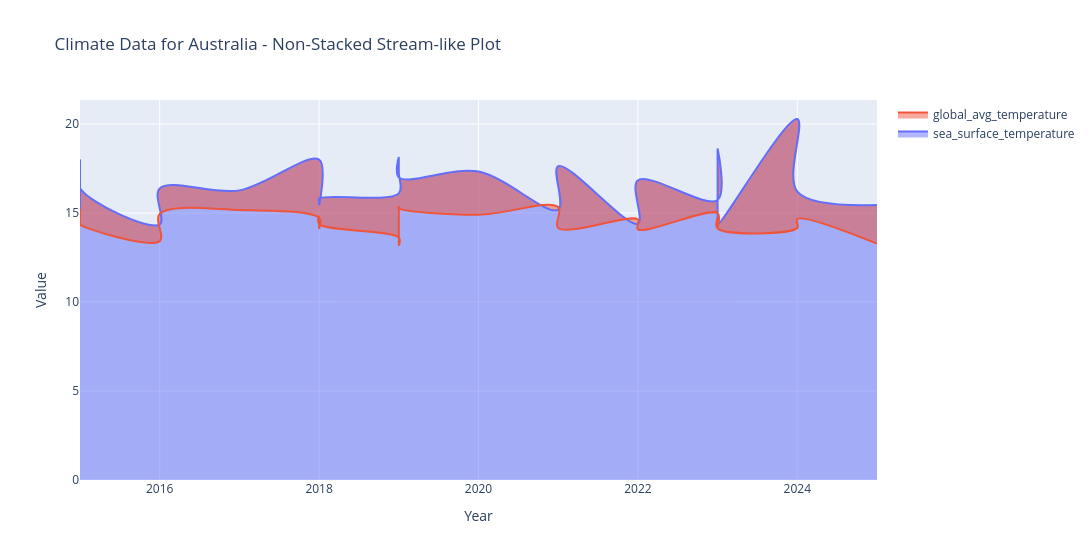

The cell this chart's notebook holds for it:
### Code cell
# Data preparation remains the same
melted_data_all = df_cc_cleaned.melt(
    id_vars='year',
    value_vars=[
        'sea_surface_temperature',
        'global_avg_temperature'
    ],
    var_name='Metric',
    value_name='Value'
)

# Prepare traces without specific color mapping
traces = []
for metric in melted_data_all['Metric'].unique():
    filtered_data = melted_data_all[melted_data_all['Metric'] == metric]
    trace = go.Scatter(
        x=filtered_data['year'],
        y=filtered_data['Value'],
        mode='lines',
        name=metric,
        line=dict(shape='spline'),  # Spline for smooth appearance
        fill='tonexty',  # Visual depth effect with overlapping
        opacity=0.6  # Translucency for flow effect
    )
    traces.append(trace)

# Define layout
layout = go.Layout(
    title='Climate Data for Australia - Non-Stacked Stream-like Plot',
    xaxis=dict(title='Year'),
    yaxis=dict(title='Value'),
    hovermode='closest',
    width=1200
)

# Create the figure
fig = go.Figure(data=traces, layout=layout)

# Display the plot
fig.show()

### Figure 1 — Plotly figure (JSON) as saved in the notebook; plotly's stock layout.template omitted (floating-point values rounded to 4 significant figures)
{"data": [{"fill": "tonexty", "line": {"shape": "spline"}, "mode": "lines", "name": "sea_surface_temperature", "opacity": 0.6, "type": "scatter", "x": [2015, 2015, 2015, 2016, 2016, 2017, 2018, 2018, 2018, 2018, 2019, 2019, 2019, 2019, 2020, 2021, 2021, 2022, 2022, 2023, 2023, 2023, 2023, 2024, 2024, 2025], "y": [14.83, 18.01, 16.39, 14.36, 16.38, 16.27, 18.0, 15.43, 15.58, 15.81, 16.1, 17.27, 18.14, 17.0, 17.33, 15.19, 17.63, 14.4, 16.84, 15.73, 18.62, 14.65, 14.36, 20.28, 16.2, 15.45]}, {"fill": "tonexty", "line": {"shape": "spline"}, "mode": "lines", "name": "global_avg_temperature", "opacity": 0.6, "type": "scatter", "x": [2015, 2015, 2015, 2016, 2016, 2017, 2018, 2018, 2018, 2018, 2019, 2019, 2019, 2019, 2020, 2021, 2021, 2022, 2022, 2023, 2023, 2023, 2023, 2024, 2024, 2025], "y": [15.24, 14.46, 14.36, 13.42, 14.95, 15.17, 14.71, 14.11, 14.84, 14.38, 13.63, 13.16, 15.38, 15.27, 14.9, 15.33, 14.15, 14.64, 14.08, 15.0, 14.23, 14.75, 14.13, 14.16, 14.66, 13.28]}], "layout": {"hovermode": "closest", "title": {"text": "Climate Data for Australia - Non-Stacked Stream-like Plot"}, "width": 1200, "xaxis": {"title": {"text": "Year"}}, "yaxis": {"title": {"text": "Value"}}}}
